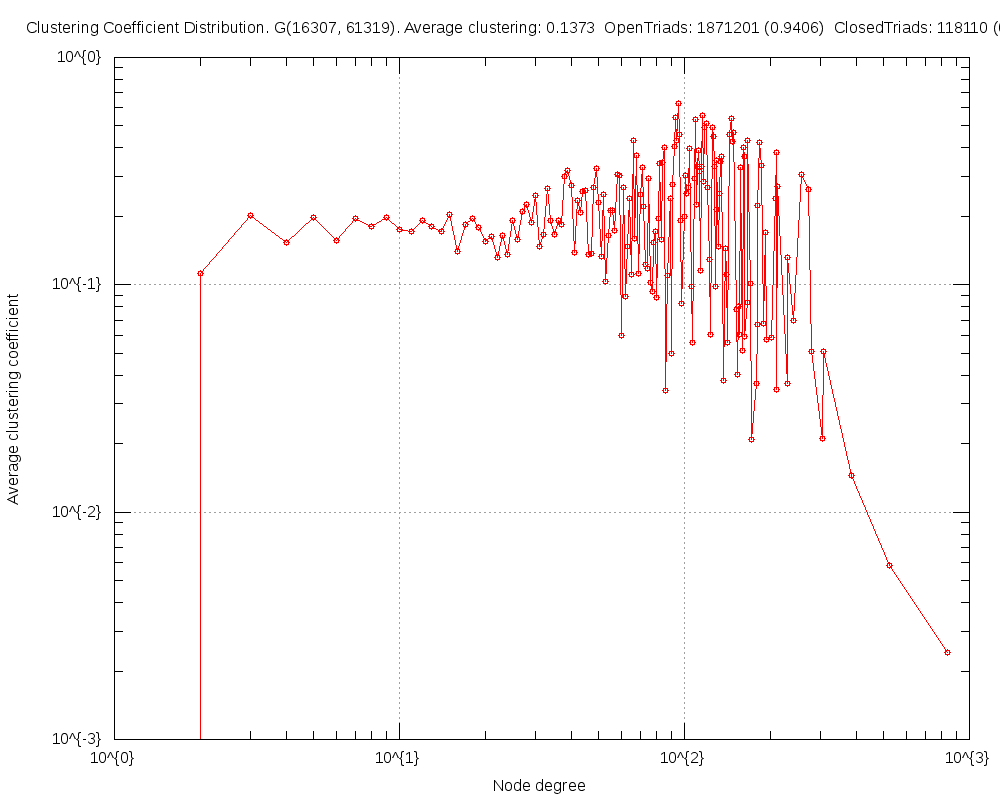

Source code (gnuplot):
#
# Clustering Coefficient Distribution. G(16307, 61319). Average clustering: 0.1373  OpenTriads: 1871201 (0.9406)  ClosedTriads: 118110 (0.0594) (Sun Apr 27 20:56:18 2014)
#

set title "Clustering Coefficient Distribution. G(16307, 61319). Average clustering: 0.1373  OpenTriads: 1871201 (0.9406)  ClosedTriads: 118110 (0.0594)"
set key bottom right
set logscale xy 10
set format x "10^{%L}"
set mxtics 10
set format y "10^{%L}"
set mytics 10
set grid
set xlabel "Node degree"
set ylabel "Average clustering coefficient"
set tics scale 2
set terminal png size 1000,800
set output 'ccf.TwitterRW2.50.png'
plot 	"ccf.TwitterRW2.50.tab" using 1:2 title "" with linespoints pt 6
